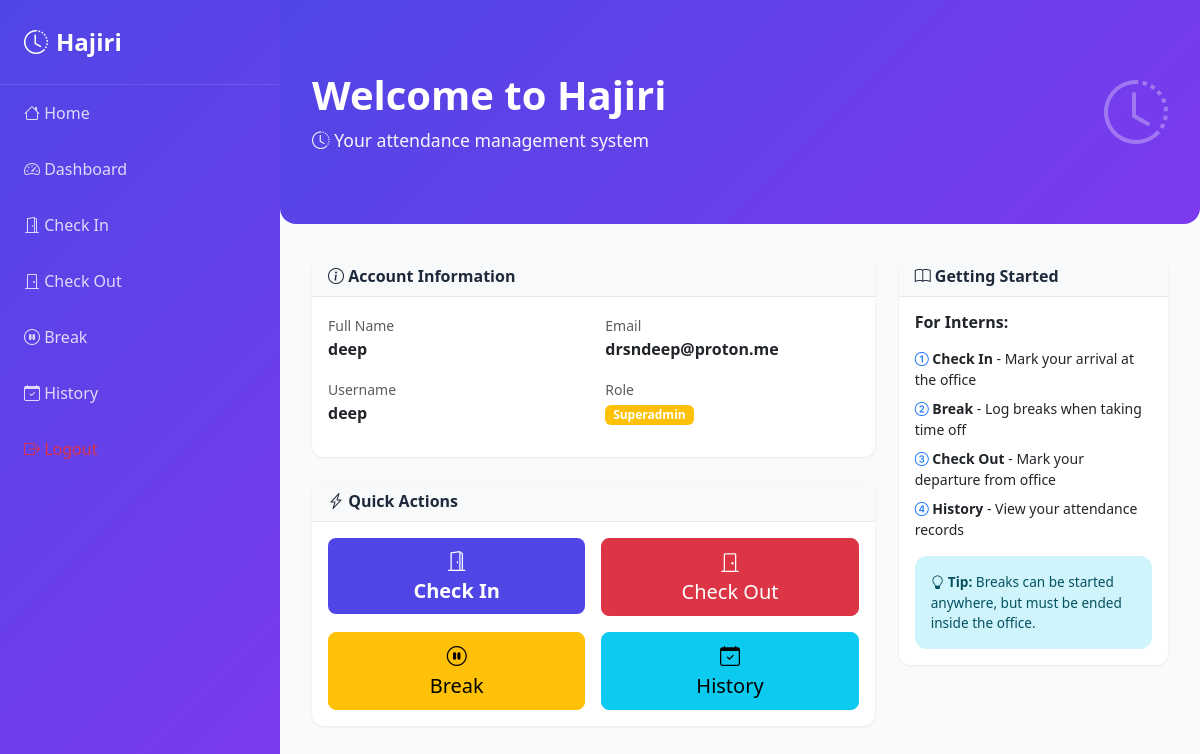
The app's page / (signed in) with its own data.
### accounts/models.py (models this page shows, shortened)
class CustomUser(AbstractUser):
    class Role(models.TextChoices):
        ADMIN = 'admin', 'Admin'
        INTERN = 'intern', 'Intern'
    role = models.CharField(max_length=20, choices=Role.choices, default=Role.INTERN)

### dashboard/views.py (the view)
# urls.py: path('', views.dashboard_home, name='dashboard_home'),
@login_required
def dashboard_home(request):
    return render(request, 'dashboard/dashboard_home.html')

### templates/dashboard/dashboard_home.html (shortened to what this page needs)
{% extends 'base.html' %}
{% block content %}
<div style="margin-left: -2rem; margin-right: -2rem; margin-top: -2rem; background: linear-gradient(135deg, #4f46e5 0%, #7c3aed 100%); padding: 4rem 2rem; color: white; margin-bottom: 2rem; border-radius: 0 0 1rem 1rem;">
  <div class="row align-items-center">
    <div class="col-md-8">
      <h1 class="mb-2" style="font-size: 2.5rem; font-weight: 700;">Welcome to Hajiri</h1>
      <p class="lead mb-0" style="font-size: 1.1rem; opacity: 0.95;">
        <i class="bi bi-clock-history"></i> Your attendance management system
      </p>
    </div>
    <div class="col-md-4 text-end">
      <div style="font-size: 4rem; opacity: 0.3;">
        <i class="bi bi-clock-history"></i>
      </div>
    </div>
  </div>
</div>
{% if user.is_authenticated %}
  <div class="row">
    <div class="col-lg-8">
      <div class="card mb-4">
        <div class="card-header bg-light">
          <i class="bi bi-info-circle"></i> Account Information
        </div>
        <div class="card-body">
          <div class="row">
            <div class="col-md-6">
              <label class="text-muted small">Full Name</label>
              <p class="fw-bold">{{ user.get_full_name|default:user.username }}</p>
            </div>
            <div class="col-md-6">
              <label class="text-muted small">Email</label>
              <p class="fw-bold">{{ user.email }}</p>
            </div>
            <div class="col-md-6">
              <label class="text-muted small">Username</label>
              <p class="fw-bold">{{ user.username }}</p>
            </div>
            <div class="col-md-6">
              <label class="text-muted small">Role</label>
              <p class="fw-bold">
                {% if user.is_superuser %}
                  <span class="badge bg-warning">Superadmin</span>
                {% elif user.role == 'admin' %}
                  <span class="badge bg-danger">Administrator</span>
                {% else %}
                  <span class="badge bg-primary">Intern</span>
                {% endif %}
              </p>
            </div>
          </div>
        </div>
      </div>
      {% if user.role == 'intern' %}
        <div class="card">
          <div class="card-header bg-light">
            <i class="bi bi-lightning-charge"></i> Quick Actions
          </div>
          <div class="card-body">
            <div class="row g-3">
              <div class="col-md-6">
                <a href="{% url 'attendance:check_in' %}" class="btn btn-lg btn-primary w-100">
                  <i class="bi bi-door-open"></i><br>Check In
                </a>
              </div>
              <div class="col-md-6">
                <a href="{% url 'attendance:check_out' %}" class="btn btn-lg btn-danger w-100">
                  <i class="bi bi-door-closed"></i><br>Check Out
                </a>
              </div>
              <div class="col-md-6">
                <a href="{% url 'attendance:break_action' %}" class="btn btn-lg btn-warning w-100">
                  <i class="bi bi-pause-circle"></i><br>Break
                </a>
              </div>
              <div class="col-md-6">
                <a href="{% url 'attendance:history' %}" class="btn btn-lg btn-info w-100">
                  <i class="bi bi-calendar-check"></i><br>History
                </a>
              </div>
            </div>
          </div>
        </div>
      {% endif %}
    </div>
    <div class="col-lg-4">
      <div class="card">
        <div class="card-header bg-light">
          <i class="bi bi-book"></i> Getting Started
        </div>
        <div class="card-body">
          {% if user.role == 'intern' %}
            <h6 class="fw-bold mb-3">For Interns:</h6>
            <ul class="list-unstyled small">
              <li class="mb-2">
                <i class="bi bi-1-circle text-primary"></i>
                <strong>Check In</strong> - Mark your arrival at the office
              </li>
              <li class="mb-2">
                <i class="bi bi-2-circle text-primary"></i>
                <strong>Break</strong> - Log breaks when taking time off
              </li>
              <li class="mb-2">
                <i class="bi bi-3-circle text-primary"></i>
                <strong>Check Out</strong> - Mark your departure from office
              </li>
              <li>
                <i class="bi bi-4-circle text-primary"></i>
                <strong>History</strong> - View your attendance records
              </li>
            </ul>
            <div class="alert alert-info mt-3 mb-0" style="font-size: 0.85rem;">
              <i class="bi bi-lightbulb"></i>
              <strong>Tip:</strong> Breaks can be started anywhere, but must be ended inside the office.
            </div>
          {% endif %}
        </div>
      </div>
    </div>
  </div>
{% endif %}
{% endblock %}

### templates/base.html (style rules this page uses)
:root { --primary-color: #4f46e5; --success-color: #10b981; --danger-color: #ef4444; --warning-color: #f59e0b; --info-color: #0ea5e9; }
body { background-color: #f8fafc; }
.card { border: none; box-shadow: 0 1px 3px rgba(0, 0, 0, 0.08); border-radius: 0.75rem; transition: box-shadow 0.3s ease; }
.card-header { background: #f8fafc; border-bottom: 1px solid #e2e8f0; font-weight: 600; color: #1e293b; }
.btn-primary { background: var(--primary-color); border: none; font-weight: 600; }
.alert { border: none; border-radius: 0.75rem; }

### records on screen
CustomUser: get_full_name "deep", email "drsndeep@proton.me", username "deep"
